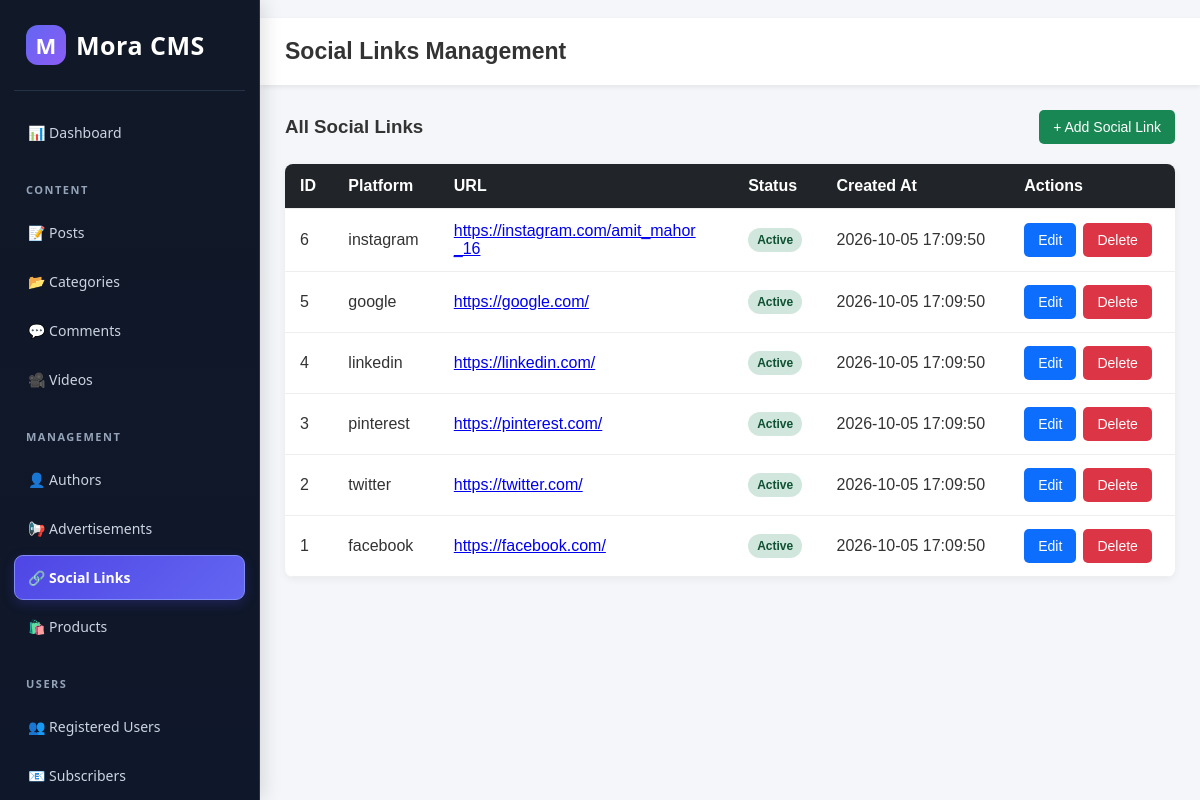
Page /admin/social-links/index.php (signed in) on the committed database.
### tables this page shows
CREATE TABLE `social_links` (
  `id` int(11) NOT NULL AUTO_INCREMENT,
  `platform` varchar(50) NOT NULL,
  `url` varchar(500) NOT NULL,
  `status` enum('active','inactive') DEFAULT 'active',
  `created_at` timestamp NOT NULL DEFAULT current_timestamp(),
  PRIMARY KEY (`id`)
);

### admin/social-links/index.php (the view, shortened to what this page needs)
<?php
require_once "../../includes/db.php";
$query = "SELECT id, platform, url, status, created_at
          FROM social_links
          ORDER BY id DESC";
$result = mysqli_query($conn, $query);
?>
<!DOCTYPE html>
<html lang="en">
<head>
</head>
<body>
<?php include_once __DIR__ . '/../sidebar.php'; ?>
<header class="topbar">
    <h2>Social Links Management</h2>
</header>
<main class="container">
    <div class="page-heading">
        <h3>All Social Links</h3>
        <a href="create.php" class="btn btn-add">+ Add Social Link</a>
    </div>
    <div class="table-wrapper">
        <table>
            <thead>
                <tr>
                    <th>ID</th>
                    <th>Platform</th>
                    <th>URL</th>
                    <th>Status</th>
                    <th>Created At</th>
                    <th>Actions</th>
                </tr>
            </thead>
            <tbody>
            <?php if (mysqli_num_rows($result) > 0): ?>
                <?php while ($row = mysqli_fetch_assoc($result)): ?>
                    <tr>
                        <td><?= (int)$row['id']; ?></td>
                        <td>
                            <?= htmlspecialchars($row['platform']); ?>
                        </td>
                        <td>
                            <a class="url"
                               href="<?= htmlspecialchars($row['url']); ?>"
                               target="_blank"
                               rel="noopener noreferrer">
                                <?= htmlspecialchars($row['url']); ?>
                            </a>
                        </td>
                        <td>
                            <span class="status <?= $row['status'] === 'active' ? 'active' : 'inactive'; ?>">
                                <?= htmlspecialchars(ucfirst($row['status'])); ?>
                            </span>
                        </td>
                        <td>
                            <?= htmlspecialchars($row['created_at']); ?>
                        </td>
                        <td>
                            <div class="actions">
                                <a class="btn btn-edit"
                                   href="edit.php?id=<?= (int)$row['id']; ?>">
                                    Edit
                                </a>
                                <form action="delete.php" method="POST"
                                      onsubmit="return confirm('Are you sure you want to delete this social link?');">
                                    <button type="submit" class="btn btn-delete">
                                        Delete
                                    </button>
                                </form>
                            </div>
                        </td>
                    </tr>
                <?php endwhile; ?>
            <?php endif; ?>
            </tbody>
        </table>
    </div>
</main>
</body>
</html>

### admin/social-links/index.php (style rules this page uses)
* { box-sizing: border-box; }
body { margin: 0; font-family: Arial, sans-serif; background: #f4f6f9; color: #333; }
.topbar { margin-left: 260px; padding: 20px 25px; background: #fff; box-shadow: 0 2px 5px rgba(0,0,0,0.08); }
.topbar h2 { margin: 0; font-size: 23px; }
.container { margin-left: 260px; padding: 25px; }
.page-heading { display: flex; justify-content: space-between; align-items: center; gap: 15px; flex-wrap: wrap; margin-bottom: 20px; }
.page-heading h3 { margin: 0; }
.btn { display: inline-block; padding: 9px 14px; border: none; border-radius: 5px; color: white; text-decoration: none; cursor: pointer; font-size: 14px; }
.btn-add { background: #198754; }
.btn-edit { background: #0d6efd; }
.btn-delete { background: #dc3545; }
.table-wrapper { overflow-x: auto; background: white; border-radius: 8px; box-shadow: 0 2px 8px rgba(0,0,0,0.06); }
table { width: 100%; min-width: 750px; border-collapse: collapse; }
th, td { padding: 13px 15px; text-align: left; border-bottom: 1px solid #eee; }
th { background: #212529; color: white; }
.status { display: inline-block; padding: 5px 9px; border-radius: 15px; font-size: 12px; font-weight: bold; }
.active { background: #d1e7dd; color: #0f5132; }
.url { display: inline-block; max-width: 250px; overflow-wrap: anywhere; }
.actions { display: flex; gap: 7px; align-items: center; }
.actions form { margin: 0; }

### rows in the picture
social_links: id "6", platform "instagram", url "https://instagram.com/amit_mahor_16", status "Active", created_at "2026-10-05 17:09:50"
social_links: id "5", platform "google", url "https://google.com/", status "Active", created_at "2026-10-05 17:09:50"
social_links: id "4", platform "linkedin", url "https://linkedin.com/", status "Active", created_at "2026-10-05 17:09:50"
social_links: id "3", platform "pinterest", url "https://pinterest.com/", status "Active", created_at "2026-10-05 17:09:50"
social_links: id "2", platform "twitter", url "https://twitter.com/", status "Active", created_at "2026-10-05 17:09:50"
social_links: id "1", platform "facebook", url "https://facebook.com/", status "Active", created_at "2026-10-05 17:09:50"
